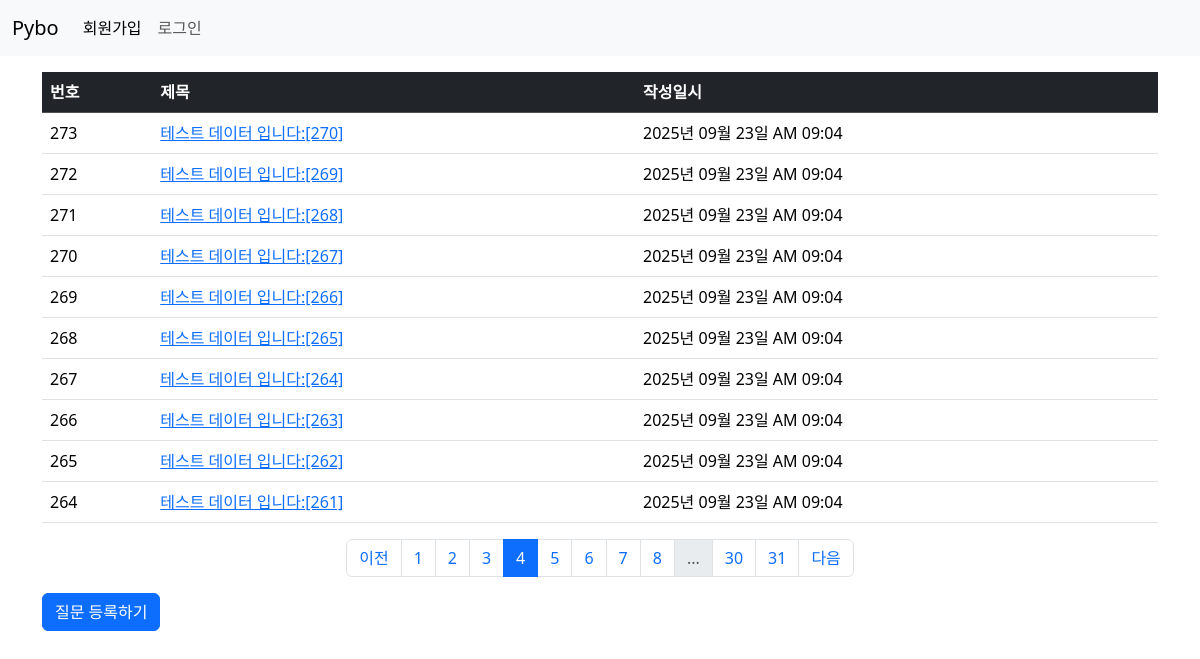
Screenshot of /question/list/?page=4 with the database file from the repository.
### pybo/models.py (models this page shows)
class Question(db.Model):
    id = db.Column(db.Integer, primary_key=True)
    subject = db.Column(db.String(200), nullable=False)
    content = db.Column(db.Text(), nullable=False)
    create_date = db.Column(db.DateTime(), nullable=False)

### pybo/views/question_views.py (the view)
@bp.route('/list/')
def _list():
    page = request.args.get('page', default=1, type=int)  # 페이지
    question_list = Question.query.order_by(Question.create_date.desc())
    question_list = question_list.paginate(page=page, per_page=10)  # 한 페이지에 보여야할 게시글 수
    return render_template('question/question_list.html', question_list=question_list)

### pybo/filter.py (called while the page is built)
def format_datetime(value, fmt='%Y년 %m월 %d일 %p %I:%M'):
    return value.strftime(fmt)

### pybo/templates/question/question_list.html (shortened to what this page needs)
{% extends 'base.html' %}
{% block content %}
<div class="container my-3">
    <table class="table table-hover">
        <thead>
        <tr class="table-dark">
            <th scope="col">번호</th>
            <th scope="col">제목</th>
            <th scope="col">작성일시</th>
        </tr>
        </thead>
        <tbody>
        {% if question_list %}
        {% for question in question_list.items %}
        <tr>
            <td>{{ question_list.total - (question_list.page - 1) * question_list.per_page - loop.index0 }}</td>
            <td>
                <a href="{{ url_for('question.detail', question_id= question.id) }}">{{ question.subject }}</a>
            </td>
            <td>{{ question.create_date|datetime }}</td>
        </tr>
        {% endfor %}
        {% else %}
        <tr>
            <td colspan="3">질문이 없습니다.</td>
        </tr>
        {% endif %}
        </tbody>
    </table>
    <ul class="pagination justify-content-center">
        {% if question_list.has_prev %}
        <li class="page-item"><a href="?page={{ question_list.prev_num }}" class="page-link">이전</a></li>
        {% else %}
        <li class="page-item disabled"><a href="javascript:void(0)" class="page-link">이전</a></li>
        {% endif %}
        {% for page_num in question_list.iter_pages() %}
        {% if page_num %}
        {% if page_num != question_list.page %}
        <li class="page-item"><a class="page-link" href="?page={{ page_num }}">{{ page_num }}</a></li>
        {%else%}
        <li class="page-item active">
            <a class="page-link" href="javascript:void(0)" aria-current="page">{{ page_num }}</a>
        </li>
        {% endif %}
        {% else %}
        <li class="page-item disabled"><a class="page-link" href="javascript:void(0)">...</a></li>
        {% endif %}
        {% endfor %}
        {% if question_list.has_next %}
        <li class="page-item"><a href="?page={{ question_list.next_num }}" class="page-link">다음</a></li>
        {% else %}
        <li class="page-item disabled"><a href="javascript:void(0)" class="page-link">다음</a></li>
        {% endif %}
    </ul>
    <a href="{{ url_for('question.create') }}" class="btn btn-primary">질문 등록하기</a>
</div>
{% endblock %}

### rows the page displays
Question: total "273", subject "테스트 데이터 입니다:[270]", create_date "2025년 09월 23일 AM 09:04"
Question: total "272", subject "테스트 데이터 입니다:[269]", create_date "2025년 09월 23일 AM 09:04"
Question: total "271", subject "테스트 데이터 입니다:[268]", create_date "2025년 09월 23일 AM 09:04"
Question: total "270", subject "테스트 데이터 입니다:[267]", create_date "2025년 09월 23일 AM 09:04"
Question: total "269", subject "테스트 데이터 입니다:[266]", create_date "2025년 09월 23일 AM 09:04"
Question: total "268", subject "테스트 데이터 입니다:[265]", create_date "2025년 09월 23일 AM 09:04"
Question: total "267", subject "테스트 데이터 입니다:[264]", create_date "2025년 09월 23일 AM 09:04"
Question: total "266", subject "테스트 데이터 입니다:[263]", create_date "2025년 09월 23일 AM 09:04"
Question: total "265", subject "테스트 데이터 입니다:[262]", create_date "2025년 09월 23일 AM 09:04"
Question: total "264", subject "테스트 데이터 입니다:[261]", create_date "2025년 09월 23일 AM 09:04"

### other values shown
{{ page_num }} "1" "2" "3" "5" "6" "7" "8" "30" "31"
{{ page_num }} "4"
